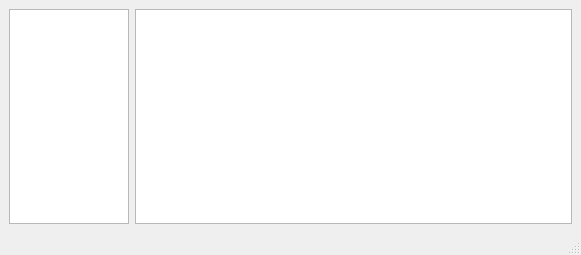
<?xml version="1.0" encoding="UTF-8"?>
<ui version="4.0">
 <class>MainWindow</class>
 <widget class="QMainWindow" name="MainWindow">
  <property name="geometry">
   <rect>
    <x>0</x>
    <y>0</y>
    <width>581</width>
    <height>233</height>
   </rect>
  </property>
  <property name="windowTitle">
   <string>Widget Resizing</string>
  </property>
  <widget class="QWidget" name="centralwidget">
   <layout class="QHBoxLayout" name="horizontalLayout">
    <item>
     <widget class="QListWidget" name="listWidget">
      <property name="sizePolicy">
       <sizepolicy hsizetype="Fixed" vsizetype="Expanding">
        <horstretch>0</horstretch>
        <verstretch>0</verstretch>
       </sizepolicy>
      </property>
      <property name="minimumSize">
       <size>
        <width>0</width>
        <height>215</height>
       </size>
      </property>
      <property name="maximumSize">
       <size>
        <width>120</width>
        <height>16777215</height>
       </size>
      </property>
     </widget>
    </item>
    <item>
     <widget class="QTableWidget" name="tableWidget">
      <property name="minimumSize">
       <size>
        <width>436</width>
        <height>0</height>
       </size>
      </property>
      <property name="editTriggers">
       <set>QAbstractItemView::NoEditTriggers</set>
      </property>
      <attribute name="horizontalHeaderHighlightSections">
       <bool>false</bool>
      </attribute>
     </widget>
    </item>
   </layout>
  </widget>
  <widget class="QStatusBar" name="statusBar"/>
 </widget>
 <resources/>
 <connections/>
</ui>
